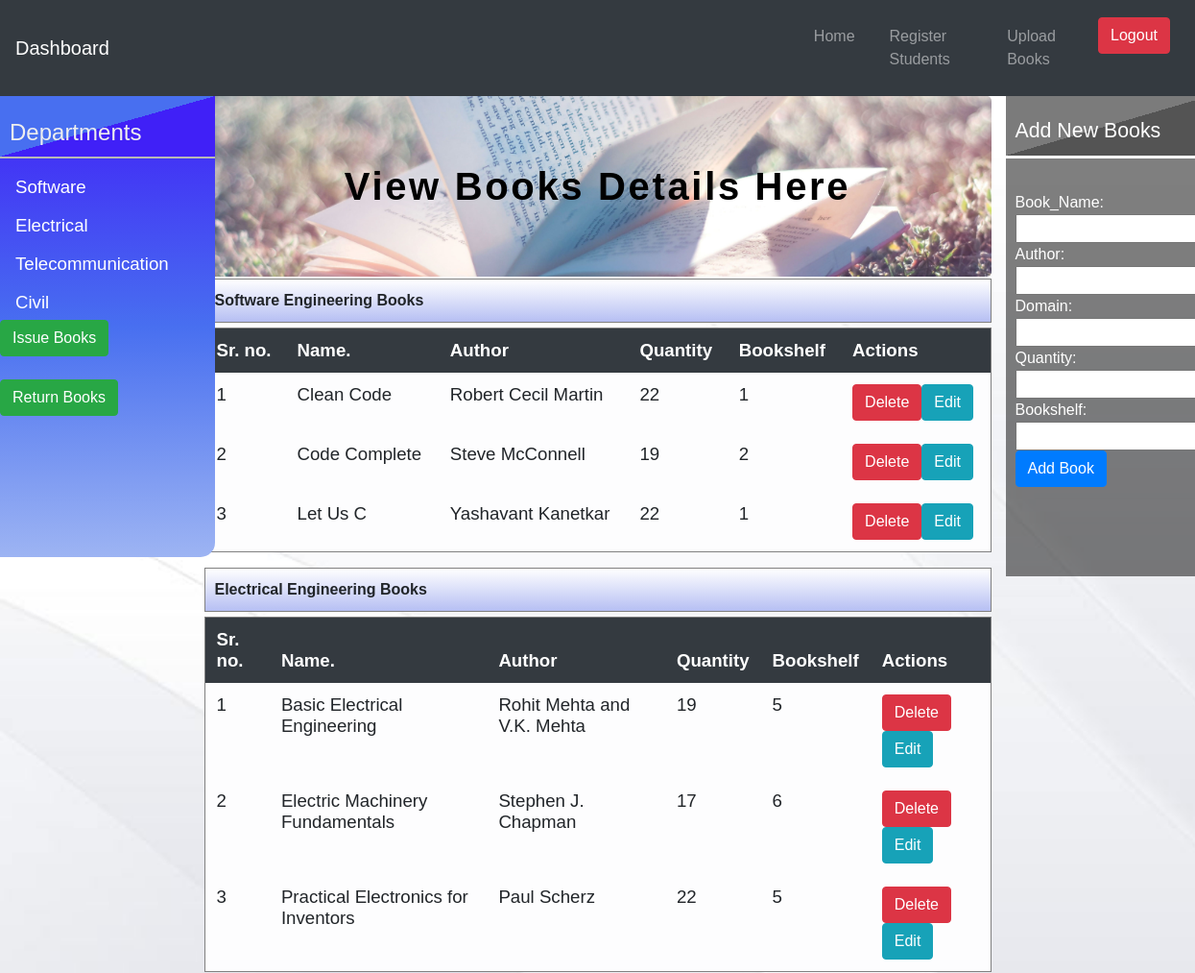
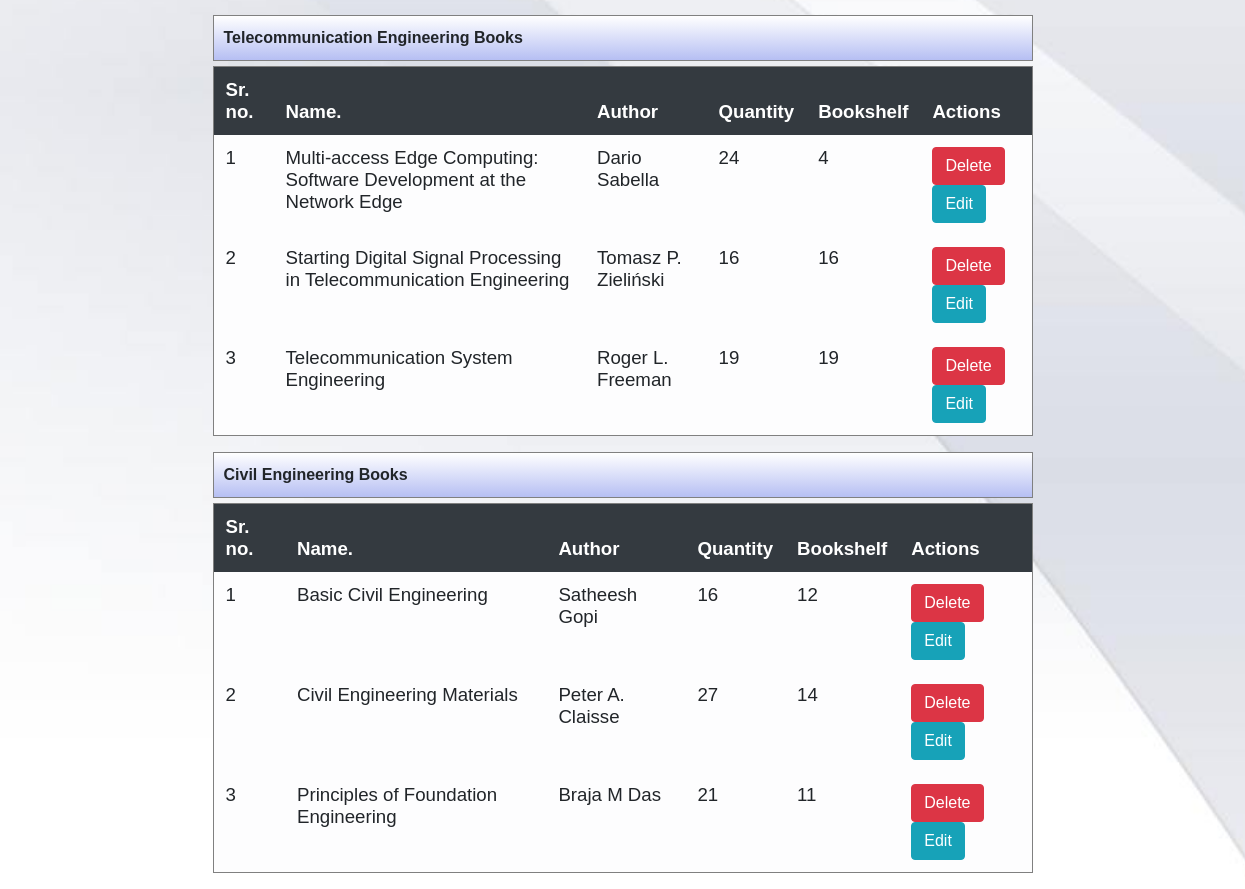
/Admin/Dashboard.php, run on the app's committed database (2 pictures, top to bottom).
### tables this page shows
CREATE TABLE `books` (
  `Name` varchar(100) NOT NULL,
  `Author` varchar(100) NOT NULL,
  `Domain` varchar(20) NOT NULL,
  `Quantity` int(16) NOT NULL,
  `Bookshelf` int(16) NOT NULL
);

### Admin/Dashboard.php (the view, shortened to what this page needs)
<html lang="en">
<head>
    <link rel="stylesheet" href="bootstrap.min.css">
    <link rel="stylesheet" href="style.css">
</head>
<body >
    <nav class="navbar navbar-expand-lg navbar-dark bg-dark sticky-top">
        <a class="navbar-brand" href="Dashboard.php">Dashboard</a>
        <div class="collapse navbar-collapse" id="navbarSupportedContent">
          <ul class="navbar-nav mr-auto">
          <li class="nav-item"  style="margin-left: 700px;">
              <a class="nav-link" href="Dashboard.php">Home</a>
            </li>
            <li class="nav-item ">
              <a class="nav-link" href="Registerstudents.php">Register Students </a>
            </li>
            <li class="nav-item">
              <a class="nav-link" href="UploadBooks.php">Upload Books</a>
            </li>
            <li class="nav-item">
              <form action="logout.php">
                <input type="submit" value="Logout" name="logout" class="btn btn-danger">
              </form>
            </li>
          </ul>
        </div>
      </nav>
        <div class="container-fluid">
            <div class="row">
              <div class="col-sm-0 col-0 col-md-2" >
                <div id="sidebar" >
                <div><h4 id="sidebar-brand">Departments</h4></div>
                <li type="none" class="side-item"><a href="#software" class="side-link nav-link">Software</a></li>
                <li type="none" class="side-item"><a href="#electrical" class="side-link nav-link">Electrical</a></li>
                <li type="none" class="side-item"><a href="#telecom" class="side-link nav-link">Telecommunication</a></li>
                <li type="none" class="side-item"><a href="#civil" class="side-link nav-link">Civil</a></li>
                <li type="none"><button class="btn btn-success" onclick="change();">Issue Books</button></li><br>
                <li type="none"><button class="btn btn-success" onclick="change3();">Return Books</button></li><br>
              </div>
            </div>
              <div class="col-sm-12 col-12 col-md-8 ">
               <div class="jumbotron" id="software"  style=" font-weight: 700;  color: black; background-image: url('images/8.jpg');  background-size: cover;">
                      View Books Details Here
               </div>
               <div class="header" >
                   Software Engineering Books
               </div>
               <div>
               <?php
                require("include/connection.inc.php");
                $result = mysqli_query($connection,"SELECT * FROM books where Domain = 'Software' OR Domain= 'software'");
                ?>
               <table cellpadding="5" class="table table-borderless" style="font-size:14pt; margin-top:5px; border:1px solid grey;">
                     <thead  class="thead-dark">
                     <tr>
                       <th>Sr. no.</th>
                       <th>Name.</th>
                       <th>Author</th>
                       <th>Quantity</th>
                       <th>Bookshelf</th>
                       <th>Actions</th>
                     </tr>
                    <tbody>
                   <?php
                   $id=1;
                    while($row = mysqli_fetch_assoc($result)){
                      echo "<tr class='table table-light'><td>".$id++."</td><td>".$row['Name']."</td><td>".$row['Author']."</td>";
                      echo "<td>".$row['Quantity']."</td><td>".$row['Bookshelf']."</td>";
                      echo "<td><a href='?type=delete&Name=".$row['Name']."' class='btn-danger btn'>Delete</a>";
                      echo "<a href='update.php?type=edit&Name=".$row['Name']."' class='btn-info btn'>Edit</a></td></tr>";
                  }
                   ?>
                   </tbody>
                   </table>
               </div>
               <div class="header" id="electrical">
                Electrical Engineering Books
            </div>
            <div>
            <?php
                require("include/connection.inc.php");
                $result = mysqli_query($connection,"SELECT * FROM books where Domain = 'Electrical' OR Domain = 'electrical'");
                ?>
               <table cellpadding="5" class="table table-borderless" style="font-size:14pt; margin-top:5px; border:1px solid grey;">
                     <thead  class="thead-dark">
                     <tr>
                       <th>Sr. no.</th>
                       <th>Name.</th>
                       <th>Author</th>
                       <th>Quantity</th>
                       <th>Bookshelf</th>
                       <th>Actions</th>
                     </tr>
                    <tbody>
                   <?php
                   $id=1;
                    while($row = mysqli_fetch_assoc($result)){
                      echo "<tr class='table table-light'><td>".$id++."</td><td>".$row['Name']."</td><td>".$row['Author']."</td>";
                      echo "<td>".$row['Quantity']."</td><td>".$row['Bookshelf']."</td>";
                      echo "<td><a href='?type=delete&Name=".$row['Name']."' class='btn-danger btn'>Delete</a>";
                      echo "<a href='update.php?type=edit&Name=".$row['Name']."' class='btn-info btn'>Edit</a></td></tr>";
                  }
                   ?>
                   </tbody>
                   </table>
            </div>
            <div class="header" id="telecom">
                Telecommunication Engineering Books
            </div>
            <div>
            <?php
                require("include/connection.inc.php");
                $result = mysqli_query($connection,"SELECT * FROM books where Domain = 'Telecommunication' OR Domain= 'telecommunication' OR Domain= 'telecom' OR Domain= 'Telecom'");
                ?>
               <table cellpadding="5" class="table table-borderless" style="font-size:14pt; margin-top:5px; border:1px solid grey;">
                     <thead  class="thead-dark">
                     <tr>
                       <th>Sr. no.</th>
                       <th>Name.</th>
                       <th>Author</th>
                       <th>Quantity</th>
                       <th>Bookshelf</th>
                       <th>Actions</th>
                     </tr>
                    <tbody>
                   <?php
                   $id=1;
                    while($row = mysqli_fetch_assoc($result)){
                      echo "<tr class='table table-light'><td>".$id++."</td><td>".$row['Name']."</td><td>".$row['Author']."</td>";
                      echo "<td>".$row['Quantity']."</td><td>".$row['Bookshelf']."</td>";
                      echo "<td><a href='?type=delete&Name=".$row['Name']."' class='btn-danger btn'>Delete</a>";
                      echo "<a href='update.php?type=edit&Name=".$row['Name']."' class='btn-info btn'>Edit</a></td></tr>";
                       }
                   ?>
                   </tbody>
                   </table>
            </div>
            <div class="header" id="civil">
                Civil Engineering Books
            </div>
            <div>
            <?php
                require("include/connection.inc.php");
                $result = mysqli_query($connection,"SELECT * FROM books where Domain = 'Civil' OR Domain= 'civil'");
                ?>
               <table cellpadding="5" class="table table-borderless" style="font-size:14pt; margin-top:5px; border:1px solid grey;">
                     <thead  class="thead-dark">
                     <tr>
                       <th>Sr. no.</th>
                       <th>Name.</th>
                       <th>Author</th>
                       <th>Quantity</th>
                       <th>Bookshelf</th>
                       <th>Actions</th>
                     </tr>
                    <tbody>
                   <?php
                   $id=1;
                    while($row = mysqli_fetch_assoc($result)){
                      echo "<tr class='table table-light'><td>".$id++."</td><td>".$row['Name']."</td><td>".$row['Author']."</td>";
                      echo "<td>".$row['Quantity']."</td><td>".$row['Bookshelf']."</td>";
                      echo "<td><a href='?type=delete&Name=".$row['Name']."' class='btn-danger btn'>Delete</a>";
                      echo "<a href='update.php?type=edit&Name=".$row['Name']."' class='btn-info btn'>Edit</a></td></tr>";
                  }
                   ?>
                   </tbody>
                   </table>
            </div>
              </div>
   <div class="col-sm-0 col-0 col-md-2" style="padding:0px;" id="form">
    <div id="form1">
   <span class="books">Add New Books</span><br>
   <form action="" method="post" autocomplete="off">
     <div style="margin:10px;">
             Book_Name:<br>
             <input type="text" name="name" id=""><br>
             Author:<br>
             <input type="text" name="author" id=""><br>
             Domain:<br>
             <input type="text" name="domain" id=""><br>
             Quantity:<br>
             <input type="text" name="quantity" id=""><br>
             Bookshelf:<br>
             <input type="text" name="shelf" id=""><br>
             <input class="btn btn-primary" type="submit" value="Add Book" name="Add"><br>
     </div>
    </form>
    </div>
            </div>
          </div>
</body>
</html>

### Admin/style.css (style rules this page uses)
.navbar { position: sticky; }
.nav-item { padding-left: 20px; padding: 10px; }
#sidebar { height: 30em; border-radius: 0px 15px 15px 0px; position: fixed; width: 14em; z-index: 9999; background: linear-gradient(rgb(64, 32, 247),rgb(72, 111, 240),rgb(157, 180, 243)); }
#sidebar-brand { color: rgb(238, 238, 238); background: linear-gradient(to right bottom, rgb(72, 111, 240) 50%, rgb(64, 32, 247) 50%); height: 65px; padding-top: 1em; padding-left: 10px; border-bottom: 2px solid rgb(184, 184, 184); display: block; }
.container-fluid { padding: 0%; }
.side-link { color: rgb(255, 255, 255); font-size: 14pt; display: block; }
.side-item { height: 40px; }
.jumbotron { color: rgb(227, 229, 230); text-align: center; font-size: 40px; font-family: Arial, Helvetica, sans-serif; letter-spacing: 2pt; margin-bottom: 2px; }
.header { padding: 10px; border: 1px solid grey; font-weight: 600; background-image: linear-gradient(white,rgb(182, 191, 243)); }

### Admin/Dashboard.php (style rules this page uses)
html { scroll-behavior:smooth; }
body { background-image: url("images/12.jpg"); background-size: cover; background-repeat: no-repeat; height: 100%; font-family: 'Numans', sans-serif; background-attachment: fixed; }
#form { background-color: rgba(0,0,0,0.5) !important; padding:0px; color: white; height: 500px; }
.books { background: linear-gradient(to right bottom, rgb(123, 123, 123) 50%, rgb(84, 84, 84) 50%); height: 65px; padding-top: 1em; padding-left: 10px; border-bottom: 3px solid white; display: block; color:white; font-size:16pt; }

### data on the page
books: Name "Clean Code", Author "Robert Cecil Martin", Quantity "22", Bookshelf "1"
books: Name "Code Complete", Author "Steve McConnell", Quantity "19", Bookshelf "2"
books: Name "Let Us C", Author "Yashavant Kanetkar", Quantity "22", Bookshelf "1"
books: Name "Basic Electrical Engineering", Author "Rohit Mehta and V.K. Mehta", Quantity "19", Bookshelf "5"
books: Name "Electric Machinery Fundamentals", Author "Stephen J. Chapman", Quantity "17", Bookshelf "6"
books: Name "Practical Electronics for Inventors", Author "Paul Scherz", Quantity "22", Bookshelf "5"
books: Name "Multi-access Edge Computing: Software Development at the Network Edge", Author "Dario Sabella", Quantity "24", Bookshelf "4"
books: Name "Starting Digital Signal Processing in Telecommunication Engineering", Author "Tomasz P. Zieliński", Quantity "16", Bookshelf "16"
books: Name "Telecommunication System Engineering", Author "Roger L. Freeman", Quantity "19", Bookshelf "19"
books: Name "Basic Civil Engineering", Author "Satheesh Gopi", Quantity "16", Bookshelf "12"
books: Name "Civil Engineering Materials", Author "Peter A. Claisse", Quantity "27", Bookshelf "14"
books: Name "Principles of Foundation Engineering", Author "Braja M Das", Quantity "21", Bookshelf "11"
